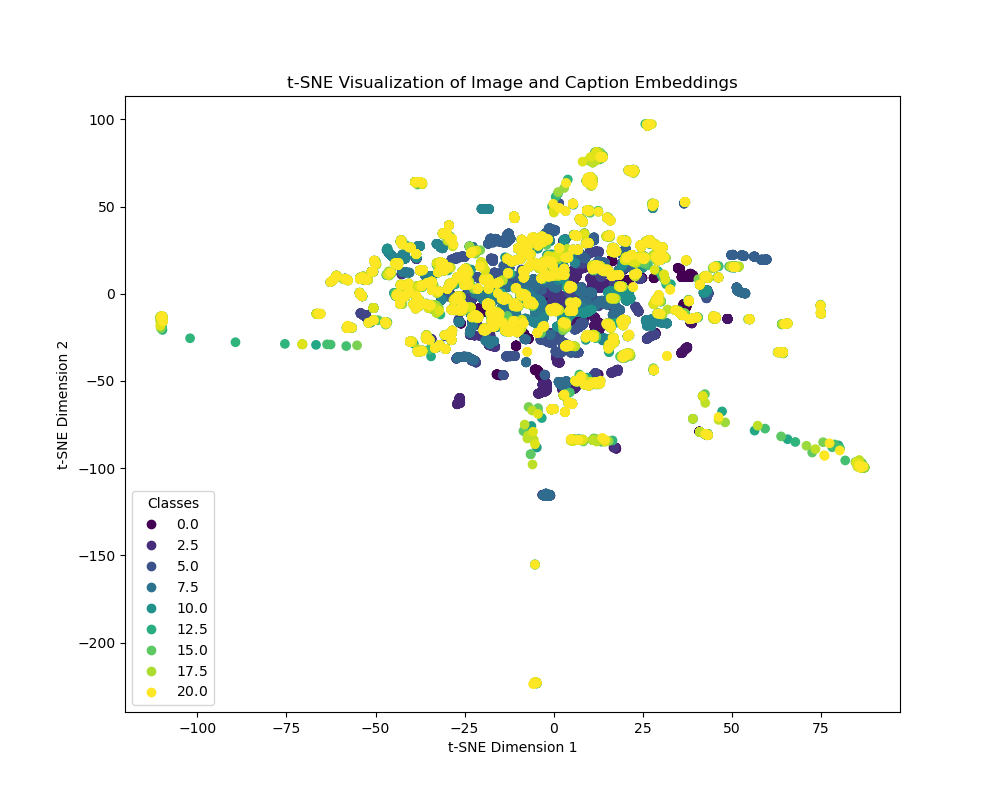

This chart was generated by the following Python code:
import sys
sys.path.append('..')

from lightning.pytorch  import seed_everything

import torch
from model.full_pipeline import FullPipeline  # Import your model
from data.image.data_module import ImageDataModule
from data.text.data_module import SentenceDataModule
from data.imagetext.image_text_pair import ImageTextPairDataModule

from tsnecuda import TSNE
import matplotlib.pyplot as plt

# Argument parsing
from utility.argument_parser import parse_arguments
from utility.helpers import to_cuda_recursive


# Create an instance of your FullPipeline model
model = FullPipeline.load_from_checkpoint('../logs/full_pipeline_full_val_test/version_35/checkpoints/epoch=99-avg_val_mAP=0.28-validation mAP=0.26.ckpt')

# Ensure the model is in evaluation mode
model.eval()

seed_everything(42, workers=True)


image_data_module = ImageDataModule('../../Datasets/UCM/imgs', (224,224), 512, 5)
image_data_module.prepare_data()
image_data_module.setup(stage='predict')


text_data_module = SentenceDataModule('prajjwal1/bert-small', 512, '../../Datasets/UCM/dataset.json')
text_data_module.prepare_data()
text_data_module.setup(stage='predict')

image_text_pair_data_module = ImageTextPairDataModule(image_data_module, text_data_module, 512)
image_text_pair_data_module.setup(stage='predict')

dataloader = image_text_pair_data_module.dataloader()

embeddings_list = []
labels_list = []

with torch.no_grad():
	for batch in dataloader:
		# NO SIMCLR: ((image, image_path), (inputs, sentence, index))
		batch = to_cuda_recursive(batch)
		embeddings = model.forward(batch)

		combined_embeddings = torch.cat(embeddings, dim=0)
		labels = batch[1][2]

		labels = labels // 500

		embeddings_list.append(combined_embeddings)
		labels_list.append(labels)

combined_embeddings = torch.cat(embeddings_list, dim=0).cpu().numpy()
labels = torch.cat(labels_list, dim=0).cpu().numpy()

tsne = TSNE(n_components=2)
embeddings_2d = tsne.fit_transform(combined_embeddings)

plt.figure(figsize=(10, 8))
scatter = plt.scatter(embeddings_2d[:, 0], embeddings_2d[:, 1], c=labels, cmap='viridis')

plt.legend(*scatter.legend_elements(), title="Classes")
plt.title("t-SNE Visualization of Image and Caption Embeddings")
plt.xlabel("t-SNE Dimension 1")
plt.ylabel("t-SNE Dimension 2")

plt.savefig('tsne.png')

